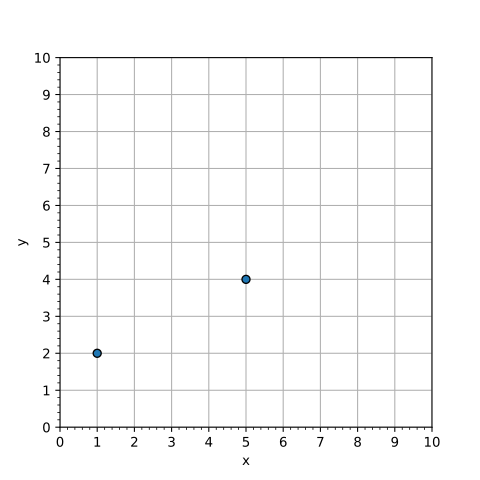

Here is the Python script that generated this plot:
import matplotlib.pyplot as plt

f = plt.figure()
f.set_figwidth(5)
f.set_figheight(5)

x = [1,5]
y = [2,4]

xl = [1,3,3, 1]
yl = [2,2,6, 2]

# for i in range(21):
#     x.append(i)
#     y.append(i*0.25)

#plt.plot(x,y, 'o', color='black')
plt.scatter(x,y, edgecolor='black')
#plt.plot(xl,yl)     #draw line
#plt.text(2, 1.5, "Δx", ha='center')
#plt.text(3.5, 4, "Δy", va='center')
plt.xlabel('x')
plt.ylabel('y')
xint = range(0, 11)
yint = range(0, 11)
plt.xlim(xmin=0, xmax=10)
plt.ylim(ymin=0, ymax=10)
plt.xticks(xint)
plt.yticks(yint)
plt.minorticks_on()
plt.grid(True, which="major", axis="y")
plt.grid(True, which="major", axis="x")

ax = plt.gca()
ax.set_axisbelow(True)

f.savefig("pts-mb-01.svg")
#f.savefig("pts-mb-02.png")
plt.show()
